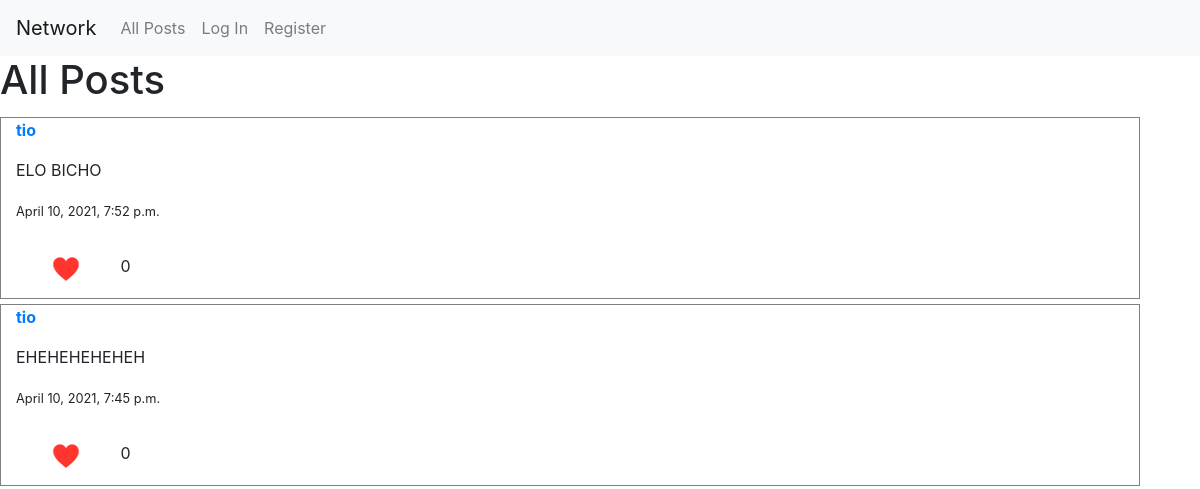
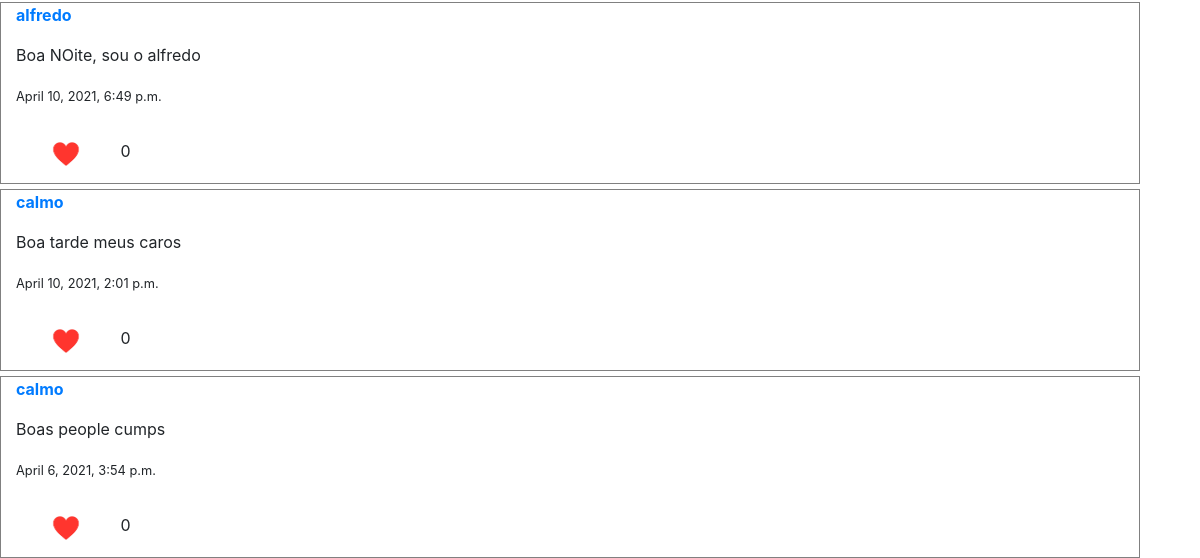
/, run on an earlier commit of the app's database (2 pictures, top to bottom).
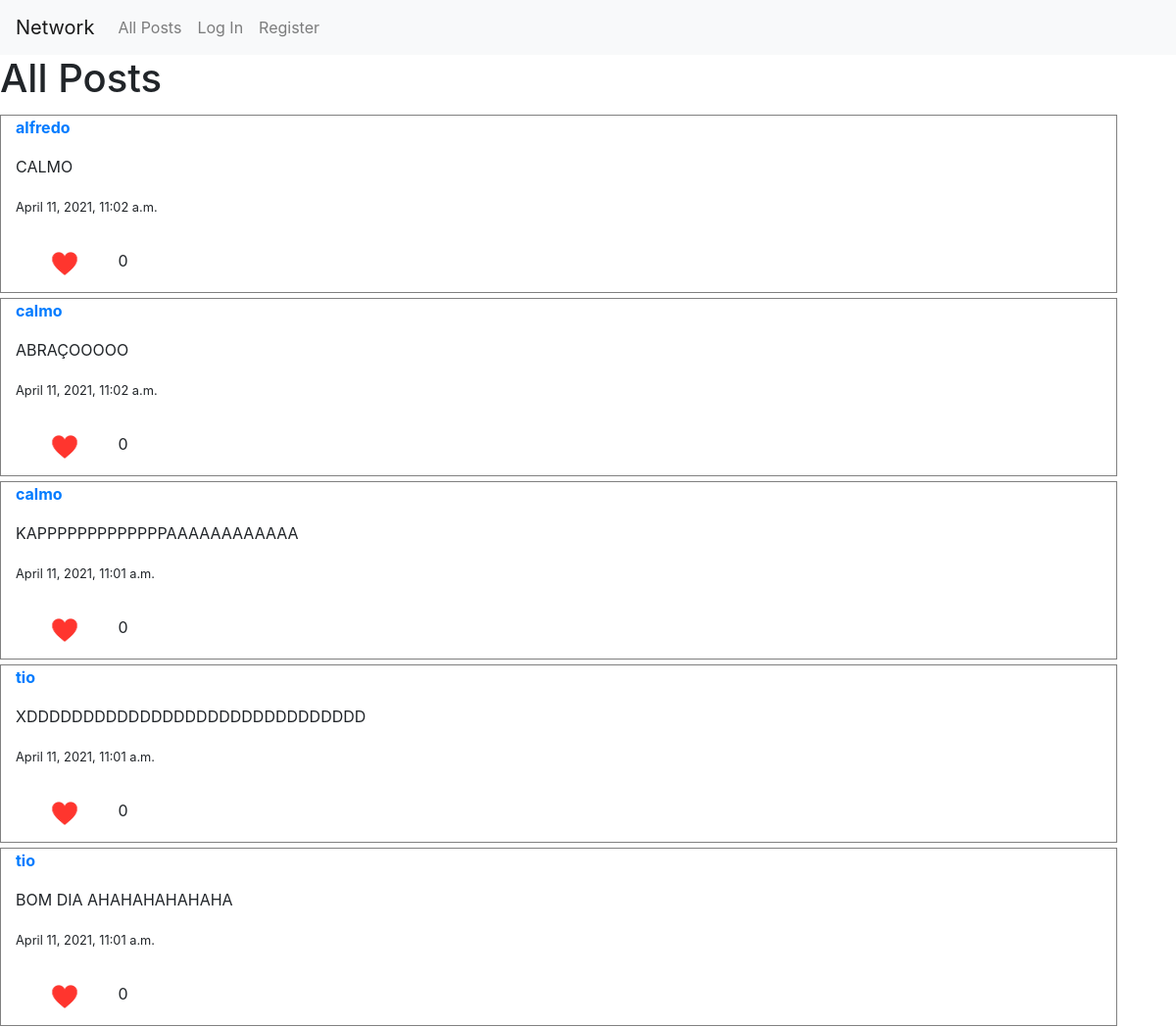
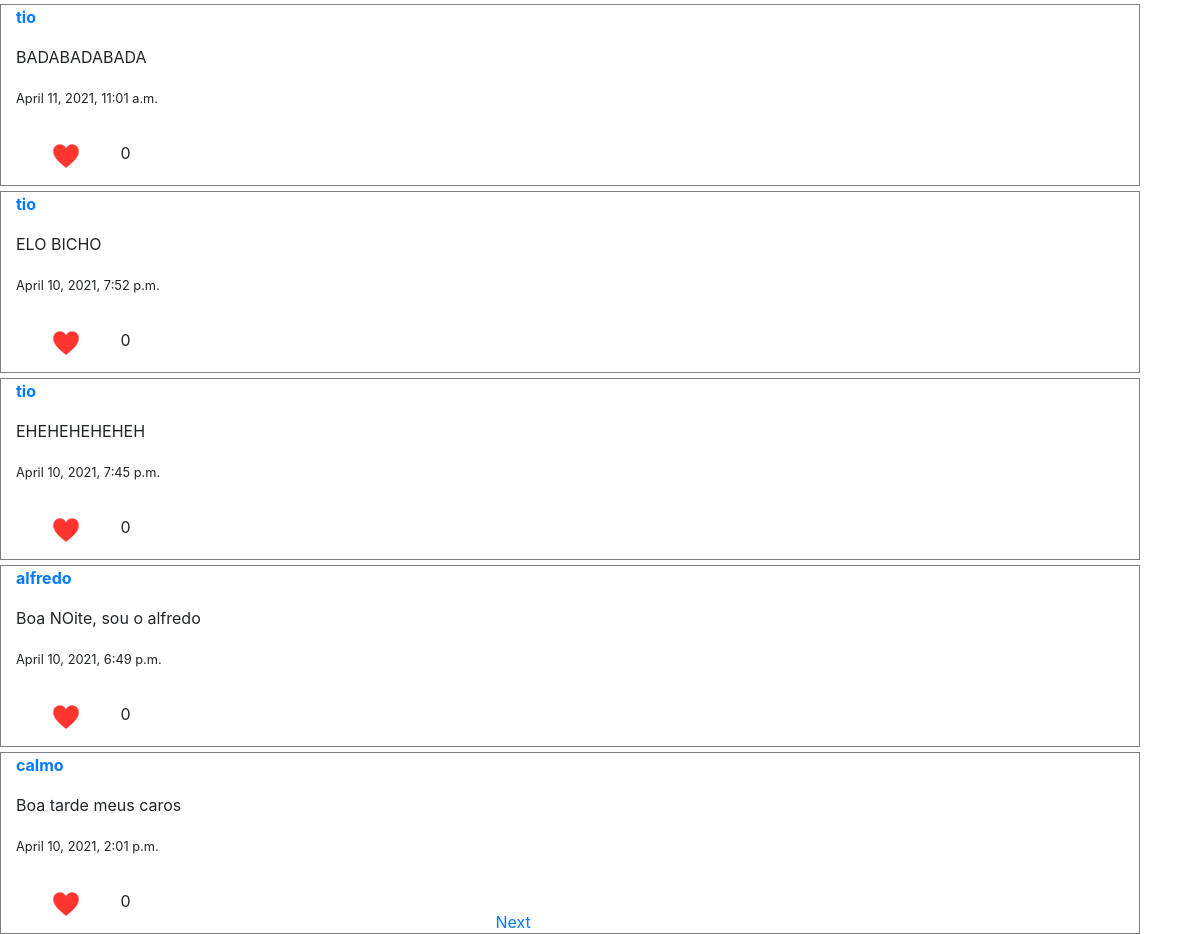
And on a later commit of the database (2 pictures, top to bottom).
### network/models.py (models this page shows)
class Post(models.Model):
    user = models.ForeignKey(settings.AUTH_USER_MODEL, on_delete=models.CASCADE)
    text = models.CharField(max_length= 300)
    created_at = models.DateTimeField(auto_now_add=True)
    likes = models.IntegerField(default = 0) # number of likes start at 0

class User(AbstractUser):
    pass

### network/views.py (the view)
# urls.py: path("", views.index, name="index"),
def index(request):
    all_posts = Post.objects.all() #- means that its desceding order newer to older
    all_posts = all_posts.order_by('-created_at')
    page = request.GET.get('page', 1)
    paginator = Paginator(all_posts, 10)
    try:
        posts = paginator.page(page)
    except PageNotAnInteger:
        posts = paginator.page(1)
    except EmptyPage:
        posts = paginator.page(paginator.num_pages)
    return render(request, "network/index.html",{
        "posts":posts
    })

### network/templates/network/index.html (shortened to what this page needs)
{% extends "network/layout.html" %}
{% load static %}
{% block body %}
    <h1>All Posts</h1>
    <div id="all_posts">
      {% for post in posts%}
        <div class="container"
              <p><a href="{% url 'profile' post.user.username %}"><strong>{{ post.user.username }}</strong></a></p>
              <p >{{post.text}}</p>
              <p> <small>{{post.created_at}}</small></p>
              <img src="{% static 'network/small-heart-icon-0.jpg' %}" width="100" height="60">
              <div class="image">
                {{post.likes}}
              </div>
        </div>
      {% endfor %}
      <div class="bottom">
        {% if posts.has_next %}
          <a href="{% url 'index' %}?page={{ posts.next_page_number }}">Next</a>
        {% endif %}
      </div>
    </div>
{% endblock %}

What changed in the data, as far as the page shows it:
no longer on this page (row unchanged): Post: user.username "calmo", text "Boas people cumps", created_at "April 6, 2021, 3:54 p.m.", likes "0"
added Post: user.username "alfredo", text "CALMO", created_at "April 11, 2021, 11:02 a.m.", likes "0"
added Post: user.username "calmo", text "ABRAÇOOOOO", created_at "April 11, 2021, 11:02 a.m.", likes "0"
added Post: user.username "calmo", text "KAPPPPPPPPPPPPPAAAAAAAAAAAA", created_at "April 11, 2021, 11:01 a.m.", likes "0"
added Post: user.username "tio", text "XDDDDDDDDDDDDDDDDDDDDDDDDDDDDDD", created_at "April 11, 2021, 11:01 a.m.", likes "0"
added Post: user.username "tio", text "BOM DIA AHAHAHAHAHAHA", created_at "April 11, 2021, 11:01 a.m.", likes "0"
added Post: user.username "tio", text "BADABADABADA", created_at "April 11, 2021, 11:01 a.m.", likes "0"
Also different on the page:
text now shown: "Next"
